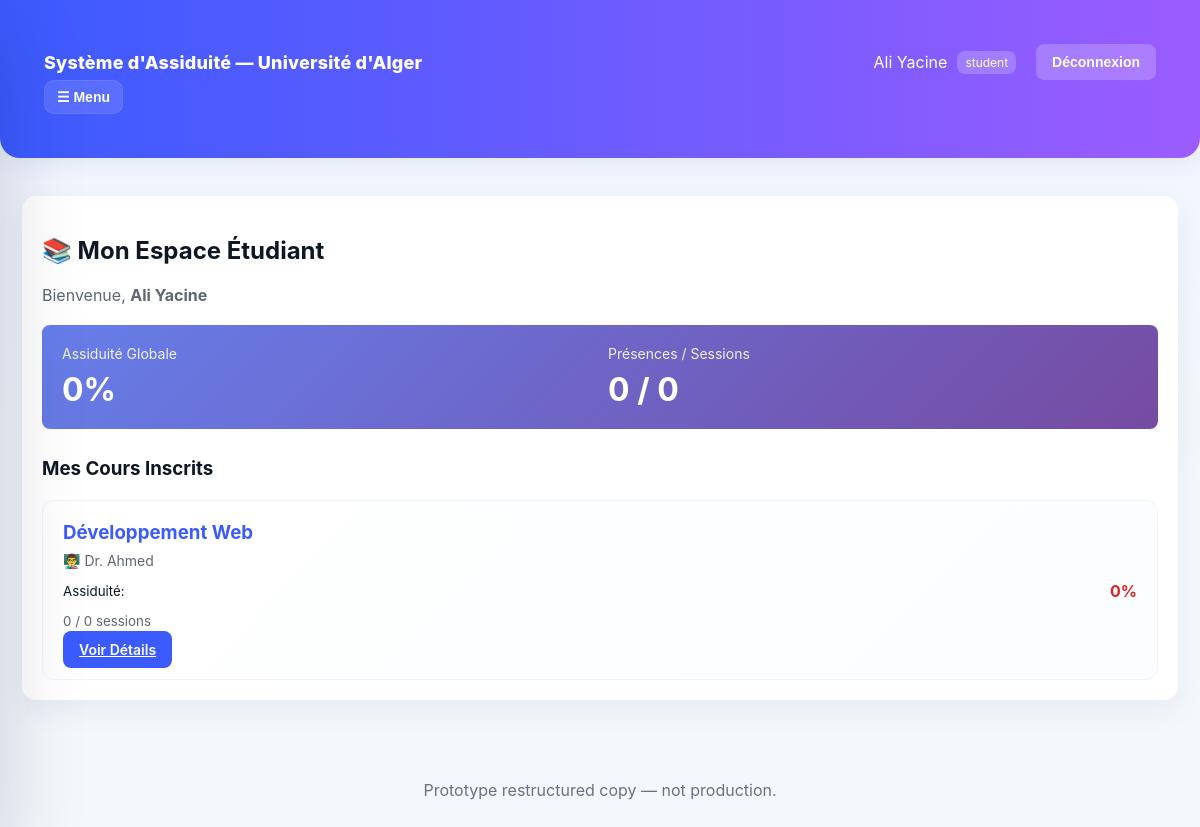
The page /public/index.php?page=studentHome (signed in) on the database its author committed.
### tables this page shows
CREATE TABLE IF NOT EXISTS `courses` (
  `id` INT AUTO_INCREMENT PRIMARY KEY,
  `course_code` VARCHAR(50) UNIQUE NOT NULL,
  `course_name` VARCHAR(200) NOT NULL,
  `professor_id` INT,
  `group_name` VARCHAR(100),
  `created_at` TIMESTAMP DEFAULT CURRENT_TIMESTAMP,
  FOREIGN KEY (professor_id) REFERENCES users(id) ON DELETE SET NULL
);

CREATE TABLE IF NOT EXISTS `users` (
  `id` INT AUTO_INCREMENT PRIMARY KEY,
  `username` VARCHAR(100) UNIQUE NOT NULL,
  `password` VARCHAR(255) NOT NULL,
  `email` VARCHAR(150),
  `first_name` VARCHAR(100),
  `last_name` VARCHAR(100),
  `role` ENUM('student','professor','admin') NOT NULL DEFAULT 'student',
  `group_name` VARCHAR(100),
  `created_at` TIMESTAMP DEFAULT CURRENT_TIMESTAMP
);

### pages/studentHome.php (the view, shortened to what this page needs)
<?php
$db = (new Database())->getConnection();
try {
    $stmt = $db->prepare("SELECT c.id, c.course_name, c.course_code, u.first_name, u.last_name,
                                 COUNT(DISTINCT s.id) as total_sessions,
                                 SUM(CASE WHEN ar.status = 'present' THEN 1 ELSE 0 END) as present_count
                          FROM courses c
                          JOIN enrollments e ON c.id = e.course_id
                          LEFT JOIN sessions s ON c.id = s.course_id
                          LEFT JOIN attendance_records ar ON s.id = ar.session_id AND e.student_id = ar.student_id
                          LEFT JOIN users u ON c.professor_id = u.id
                          WHERE e.student_id = :student_id
                          GROUP BY c.id
                          ORDER BY c.course_name");
    $stmt->bindParam(':student_id', $_SESSION['user_id']);
    $stmt->execute();
    $courses = $stmt->fetchAll(PDO::FETCH_ASSOC);
} catch (Exception $e) {
    $courses = [];
}
$totalAttendance = 0;
$totalSessions = 0;
foreach ($courses as $course) {
    $totalAttendance += ($course['present_count'] ?? 0);
    $totalSessions += ($course['total_sessions'] ?? 0);
}
$attendancePercentage = $totalSessions > 0 ? round(($totalAttendance / $totalSessions) * 100) : 0;
?>
<main class="container">
  <div class="card">
    <h2>📚 Mon Espace Étudiant</h2>
    <p style="color:var(--muted);">Bienvenue, <strong><?= htmlspecialchars($_SESSION['first_name'] . ' ' . $_SESSION['last_name']) ?></strong></p>
    <div style="margin:20px 0; background:linear-gradient(135deg, #667eea 0%, #764ba2 100%); color:white; padding:20px; border-radius:8px;">
      <div style="display:grid; grid-template-columns:1fr 1fr; gap:16px;">
        <div>
          <div style="font-size:14px; opacity:0.9;">Assiduité Globale</div>
          <div style="font-size:32px; font-weight:bold; margin-top:8px;"><?= $attendancePercentage ?>%</div>
        </div>
        <div>
          <div style="font-size:14px; opacity:0.9;">Présences / Sessions</div>
          <div style="font-size:32px; font-weight:bold; margin-top:8px;"><?= $totalAttendance ?> / <?= $totalSessions ?></div>
        </div>
      </div>
    </div>
    <h3 style="margin-top:28px;">Mes Cours Inscrits</h3>
    <?php if (count($courses) > 0): ?>
    <div class="card-grid">
      <?php foreach ($courses as $course):
        $courseAttendance = ($course['total_sessions'] > 0) ? round(($course['present_count'] / $course['total_sessions']) * 100) : 0;
        $statusClass = $courseAttendance >= 80 ? 'excellent' : ($courseAttendance >= 60 ? 'good' : 'warning');
      ?>
      <div class="tile">
        <h3><?= htmlspecialchars($course['course_name']) ?></h3>
        <p>👨‍🏫 <?= htmlspecialchars($course['first_name'] . ' ' . $course['last_name']) ?></p>
        <div style="margin:12px 0; display:flex; justify-content:space-between; align-items:center;">
          <small>Assiduité:</small>
          <strong style="color:<?= $statusClass === 'excellent' ? '#16a34a' : ($statusClass === 'good' ? '#0ea5e9' : '#dc2626') ?>"><?= $courseAttendance ?>%</strong>
        </div>
        <small style="display:block; margin-top:8px; color:var(--muted);"><?= $course['present_count'] ?> / <?= $course['total_sessions'] ?> sessions</small>
        <div style="margin-top:10px;">
          <a class="btn btn-primary" href="?page=studentAttendance&course_id=<?= $course['id'] ?>">Voir Détails</a>
        </div>
      </div>
      <?php endforeach; ?>
    </div>
    <?php else: ?>
    <div style="padding:20px; background:#f3f4f6; border-radius:8px; text-align:center;">
      <p style="color:var(--muted);">Vous n'êtes inscrit à aucun cours. Contactez l'administrateur.</p>
    </div>
    <?php endif; ?>
  </div>
</main>

### public/assets/css/style.css (style rules this page uses)
:root { --primary:#3b5bff; --accent:#9b5cff; --bg:#f4f7fb; --card:#ffffff; --muted:#5f6771; --success:#e6fff0; --warn:#fff7e6; --danger:#fff0f2; --excellent:#f0fff4; --good:#f0f9ff; --warning:#fefce8; --critical:#fef2f2; --radius:14px; --shadow: 0 10px 30px rgba(11,22,60,0.06); font-family: Inter, "Segoe UI", Roboto, Arial, sans-serif; }
* { box-sizing:border-box }
body { margin:0; background:linear-gradient(180deg,#f1f5ff 0%, var(--bg) 60%); color:#0f1724; -webkit-font-smoothing:antialiased; }
.container { max-width:1200px; margin:0 auto; padding:22px; }
.card { background:var(--card); border-radius:var(--radius); padding:20px; box-shadow:var(--shadow); margin:16px 0; }
.card-grid { display:grid; grid-template-columns:repeat(auto-fit, minmax(280px, 1fr)); gap:16px; margin-top:20px; }
.tile { background:linear-gradient(135deg, #fff, #fbfdff); padding:20px; border-radius:12px; cursor:pointer; transition:all 0.3s ease; border:1px solid #f0f4ff; }
.tile h3 { margin:0 0 8px 0; color:var(--primary); }
.tile p { margin:0; color:var(--muted); font-size:14px; }
.btn { padding:10px 16px; border:none; border-radius:8px; cursor:pointer; font-weight:600; transition:all 0.3s ease; font-size:14px; }
.btn-primary { background:var(--primary); color:white; }

### rows shown on the page
courses: course_name "Développement Web", professor.last_name "Dr. Ahmed", courseAttendance "0", present_count "0", total_sessions "0"

### other values the page prints
$_SESSION['first_name'] . ' ' . $_SESSION['last_name'] "Ali Yacine"
$_SESSION['role'] "student"
$attendancePercentage "0"
$totalAttendance "0"
$totalSessions "0"
